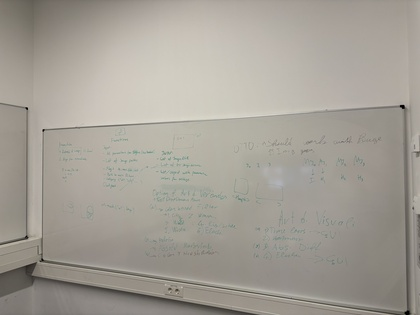
%> input picture meeting-1.jpg, 420 x 315 px, shrunk from 5712 x 4284 before the run
$ octave --eval "result = segmentImageByKMeans(imread('../meeting-1.jpg'));"   (GNU Octave 9; MATLAB toolbox functions it lacks are replaced by stand-ins)
%> lines starting %> are read from the running program, lines starting %| are printed output that depends on the picture; in (x1, y1, x2, y2) boxes, pixels count from 0 and x2, y2 are one past the last pixel; in counts of white or black regions, pixels touching at a corner belong together; the program's own positions count from 1
function [segmentedImage, dominantMask, maskedRGB] = segmentImageByKMeans(image, numClusters)
%SEGMENTIMAGEBYKMEANS Automatically segments an image using k-means clustering in LAB color space.
% Returns the segmented image, binary mask of dominant cluster, and masked RGB result.

  if nargin < 2
        numClusters = 3;
    end

    % Convert to LAB + grayscale + entropy
    labImage = rgb2lab(image);
%> labImage: size 315x420x3 double; mean of channels 1, 2, 3 65.5, 0.1, 5.2
    ab = labImage(:,:,2:3); ab = im2single(ab);
    [h, w, ~] = size(image);
%> h = 315; w = 420
    gray = rgb2gray(image);
    entropyMap = mat2gray(entropyfilt(gray));
    L = rescale(labImage(:,:,1));
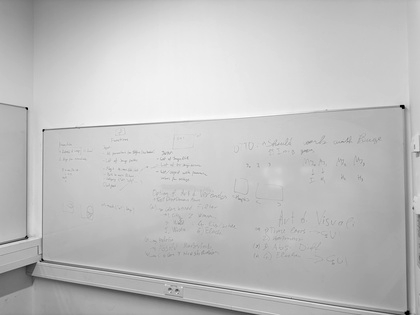
%> L: size 315x420 double; min 0, max 1, mean 0.752

    % Combine features
    pixelData = [reshape(ab(:,:,1), [], 1), ...
                 reshape(ab(:,:,2), [], 1), ...
                 reshape(entropyMap, [], 1), ...
                 reshape(L, [], 1)];

    % Run K-means
    [clusterIdx, ~] = kmeans(pixelData, numClusters, 'Distance','sqeuclidean', ...
                             'Replicates', 3, 'MaxIter', 1000);
    pixelLabels = reshape(clusterIdx, h, w);
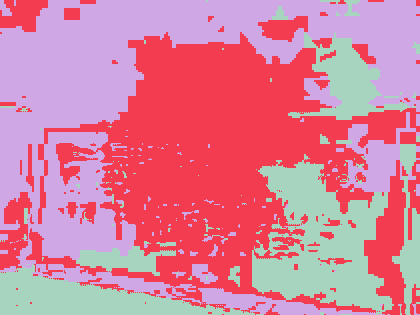
%> pixelLabels: size 315x420 double; 3 distinct labels, from 1 to 3; one colour per label, 0 black
    segmentedImage = label2rgb(pixelLabels);
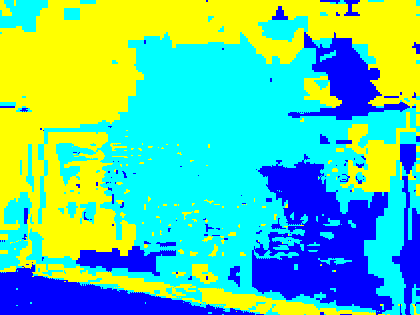
%> segmentedImage: size 315x420x3 uint8; mean R, G, B 92.6, 202.9, 162.4

    % Analyze cluster stats
    counts = histcounts(clusterIdx, 1:numClusters+1);
%> counts = [27007 57264 48029]
    totalPixels = h * w;
%> totalPixels = 132300
    percent = counts / totalPixels;
%> percent = [0.204 0.433 0.363]

    % Heuristic: check each cluster's average HSV
    hsvImg = rgb2hsv(image);
%> hsvImg: size 315x420x3 double; mean H, S, V 0.11, 0.0849, 0.643
    H = hsvImg(:,:,1); S = hsvImg(:,:,2); V = hsvImg(:,:,3);
%> after `S = hsvImg(:,:,2)`:
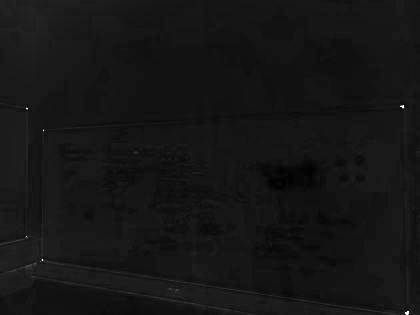
%> S: size 315x420 double; min 0, max 1, mean 0.0849

    likelyWater = false(1, numClusters);
    for k = 1:numClusters
        mask = (pixelLabels == k);
        hAvg = mean(H(mask));
        sAvg = mean(S(mask));
        vAvg = mean(V(mask));
        if hAvg > 0.5 && hAvg < 0.75 && sAvg > 0.2 && vAvg > 0.15 && vAvg < 0.7
            likelyWater(k) = true;
        end
    end
%> this loop made 3 passes
%> (hAvg, sAvg, vAvg) on passes 1 to 3: (0.0953, 0.0733, 0.568), (0.132, 0.0813, 0.663), (0.0928, 0.0957, 0.661)
%> pass 1, in segmentImageByKMeans, `mask = (pixelLabels == k);`:
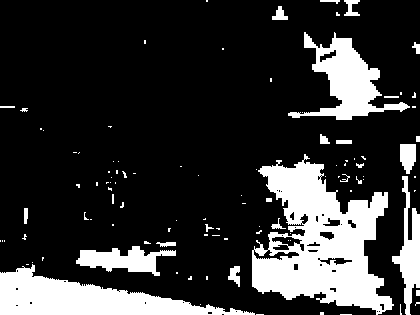
%> mask: size 315x420 logical; 20.4% white; 104 white regions (77 under 20 px), largest, box (x1, y1, x2, y2) and area: (252, 154, 394, 315) 12105, (0, 264, 255, 315) 6017, (288, 32, 410, 120) 3820
%> pass 3, in segmentImageByKMeans, `mask = (pixelLabels == k);`:
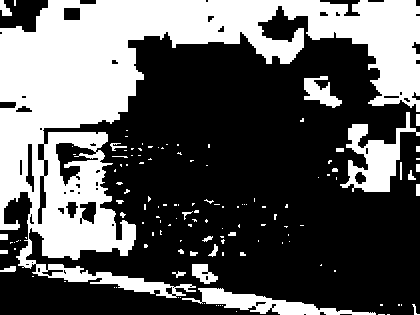
%> mask: size 315x420 logical; 36.3% white; 131 white regions (102 under 20 px), largest, box (x1, y1, x2, y2) and area: (0, 0, 420, 298) 41300, (340, 112, 420, 192) 2427, (182, 288, 376, 315) 1888
%> after the loop, likelyWater = [false false false]

    % Choose dominant cluster with condition
    [sortedCounts, order] = sort(counts, 'descend');
%> sortedCounts = [57264 48029 27007]; order = [2 3 1]
    dominantCluster = order(1);
%> dominantCluster = 2
    if likelyWater(dominantCluster) && sortedCounts(1)/totalPixels < 0.5
        % Choose next cluster that is not water
        for i = 2:numClusters
            if ~likelyWater(order(i))
                dominantCluster = order(i);
                break;
            end
        end
    end

    dominantMask = (pixelLabels == dominantCluster);
    maskedRGB = image;
%> maskedRGB is the input picture: size 315x420x3 uint8; mean R, G, B 163.8, 159, 150.2
    maskedRGB(repmat(~dominantMask,[1,1,3])) = 0;
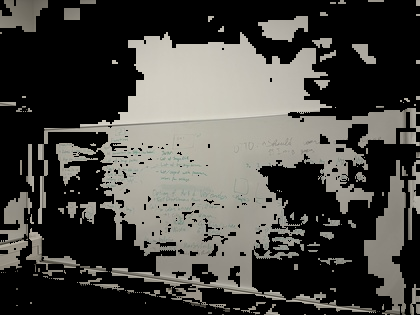
%> maskedRGB: size 315x420x3 uint8; mean R, G, B 73, 71.7, 67.3

    % Plot
    figure;
    subplot(2,2,1); imshow(image); title('Original Image');
    subplot(2,2,2); imshow(segmentedImage); title('K-Means Segmentation');
    subplot(2,2,3); imshow(dominantMask); title('Binary Mask (Dominant Cluster)');
    subplot(2,2,4); imshow(maskedRGB); title('Masked RGB Region');


end
